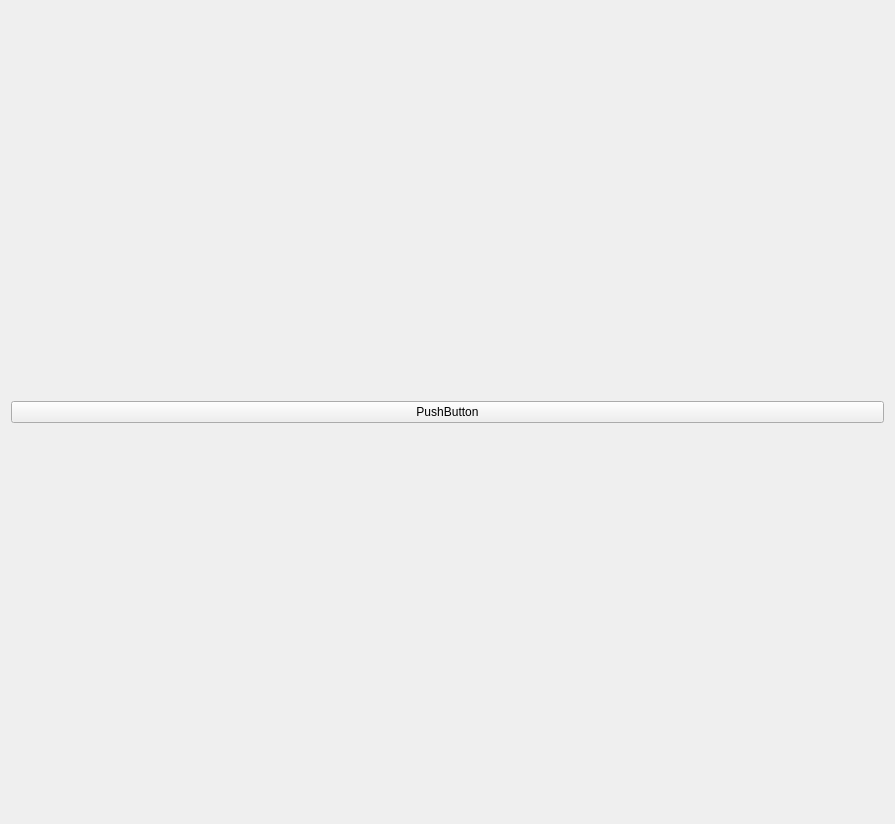
<?xml version="1.0" encoding="UTF-8"?>
<ui version="4.0">
 <class>VisualizersPage</class>
 <widget class="QWidget" name="VisualizersPage">
  <property name="geometry">
   <rect>
    <x>0</x>
    <y>0</y>
    <width>895</width>
    <height>824</height>
   </rect>
  </property>
  <property name="sizePolicy">
   <sizepolicy hsizetype="Expanding" vsizetype="Expanding">
    <horstretch>0</horstretch>
    <verstretch>0</verstretch>
   </sizepolicy>
  </property>
  <property name="windowTitle">
   <string>Form</string>
  </property>
  <layout class="QGridLayout" name="gridLayout">
   <item row="0" column="0">
    <widget class="QPushButton" name="pushButton">
     <property name="text">
      <string>PushButton</string>
     </property>
    </widget>
   </item>
  </layout>
 </widget>
 <resources/>
 <connections/>
</ui>
